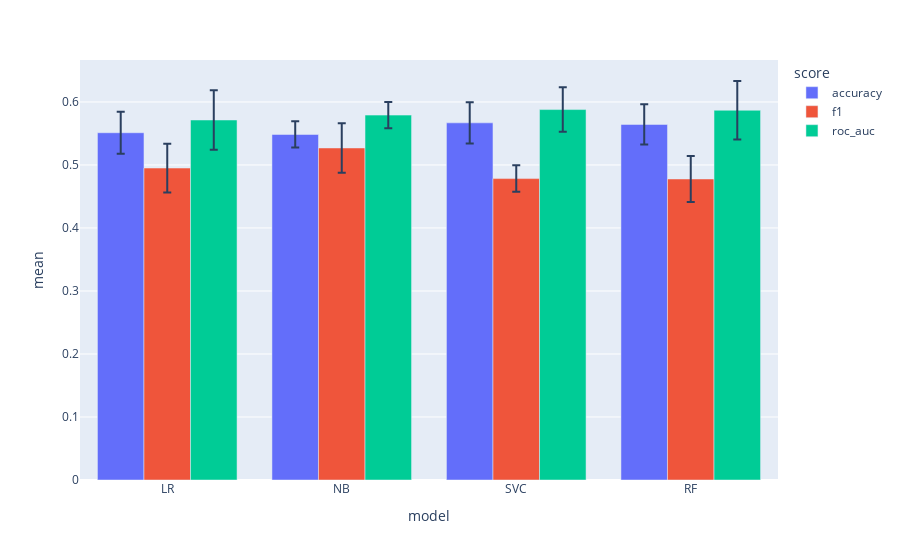

Write notebook code for a chart like this one.
### Code cell
px.bar(results_df,y='mean',error_y='std',color='score',x='model',barmode='group')

### Figure 1 — Plotly figure (JSON) as saved in the notebook; plotly's stock layout.template omitted (floating-point values rounded to 4 significant figures)
{"data": [{"alignmentgroup": "True", "error_y": {"array": [0.03323, 0.02082, 0.03278, 0.03191]}, "hovertemplate": "score=accuracy<br>model=%{x}<br>mean=%{y}<extra></extra>", "legendgroup": "accuracy", "marker": {"color": "#636efa"}, "name": "accuracy", "offsetgroup": "accuracy", "orientation": "v", "showlegend": true, "textposition": "auto", "type": "bar", "x": ["LR", "NB", "SVC", "RF"], "xaxis": "x", "y": [0.5511, 0.5484, 0.5668, 0.5643], "yaxis": "y"}, {"alignmentgroup": "True", "error_y": {"array": [0.03865, 0.03923, 0.02101, 0.03643]}, "hovertemplate": "score=f1<br>model=%{x}<br>mean=%{y}<extra></extra>", "legendgroup": "f1", "marker": {"color": "#EF553B"}, "name": "f1", "offsetgroup": "f1", "orientation": "v", "showlegend": true, "textposition": "auto", "type": "bar", "x": ["LR", "NB", "SVC", "RF"], "xaxis": "x", "y": [0.4951, 0.527, 0.4784, 0.4777], "yaxis": "y"}, {"alignmentgroup": "True", "error_y": {"array": [0.04733, 0.02089, 0.03531, 0.04645]}, "hovertemplate": "score=roc_auc<br>model=%{x}<br>mean=%{y}<extra></extra>", "legendgroup": "roc_auc", "marker": {"color": "#00cc96"}, "name": "roc_auc", "offsetgroup": "roc_auc", "orientation": "v", "showlegend": true, "textposition": "auto", "type": "bar", "x": ["LR", "NB", "SVC", "RF"], "xaxis": "x", "y": [0.5713, 0.5791, 0.5879, 0.5868], "yaxis": "y"}], "layout": {"barmode": "group", "legend": {"title": {"text": "score"}, "tracegroupgap": 0}, "margin": {"t": 60}, "xaxis": {"anchor": "y", "domain": [0, 1], "title": {"text": "model"}}, "yaxis": {"anchor": "x", "domain": [0, 1], "title": {"text": "mean"}}}}
